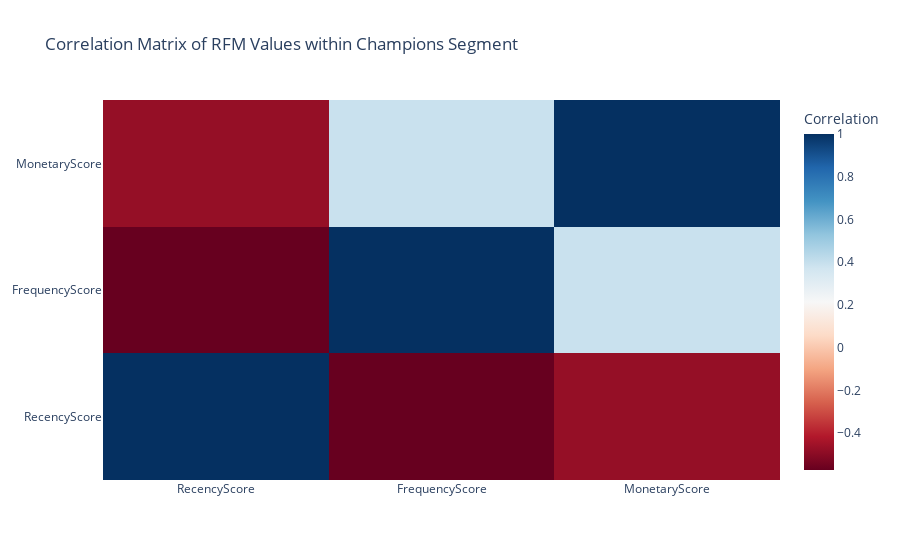

The cell this chart's notebook holds for it:
### Markdown cell above
**Analyzing the correlation of the recency, frequency, and monetary scores within the champions segment**

### Code cell
import plotly.graph_objects as go

# Compute the correlation matrix
correlation_matrix = champions_segment[['RecencyScore', 'FrequencyScore', 'MonetaryScore']].corr()

# Visualize the correlation matrix using a heatmap
fig_heatmap = go.Figure(data=go.Heatmap(
                       z=correlation_matrix.values,
                       x=correlation_matrix.columns,
                       y=correlation_matrix.columns,
                       colorscale='RdBu',
                       colorbar=dict(title='Correlation')))

# Update the layout of the heatmap
fig_heatmap.update_layout(
    title='Correlation Matrix of RFM Values within Champions Segment',
    xaxis_nticks=36
)

# Display the heatmap
fig_heatmap.show()

### Figure 1 — Plotly figure (JSON) as saved in the notebook; plotly's stock layout.template omitted (floating-point values rounded to 4 significant figures)
{"data": [{"colorbar": {"title": {"text": "Correlation"}}, "colorscale": [[0, "rgb(103,0,31)"], [0.1, "rgb(178,24,43)"], [0.2, "rgb(214,96,77)"], [0.3, "rgb(244,165,130)"], [0.4, "rgb(253,219,199)"], [0.5, "rgb(247,247,247)"], [0.6, "rgb(209,229,240)"], [0.7, "rgb(146,197,222)"], [0.8, "rgb(67,147,195)"], [0.9, "rgb(33,102,172)"], [1, "rgb(5,48,97)"]], "type": "heatmap", "x": ["RecencyScore", "FrequencyScore", "MonetaryScore"], "y": ["RecencyScore", "FrequencyScore", "MonetaryScore"], "z": [[1, -0.5717, -0.4747], [-0.5717, 1, 0.3907], [-0.4747, 0.3907, 1]]}], "layout": {"autosize": true, "title": {"text": "Correlation Matrix of RFM Values within Champions Segment"}, "xaxis": {"autorange": true, "nticks": 36, "range": [-0.5, 2.5], "type": "category"}, "yaxis": {"autorange": true, "range": [-0.5, 2.5], "type": "category"}}}
